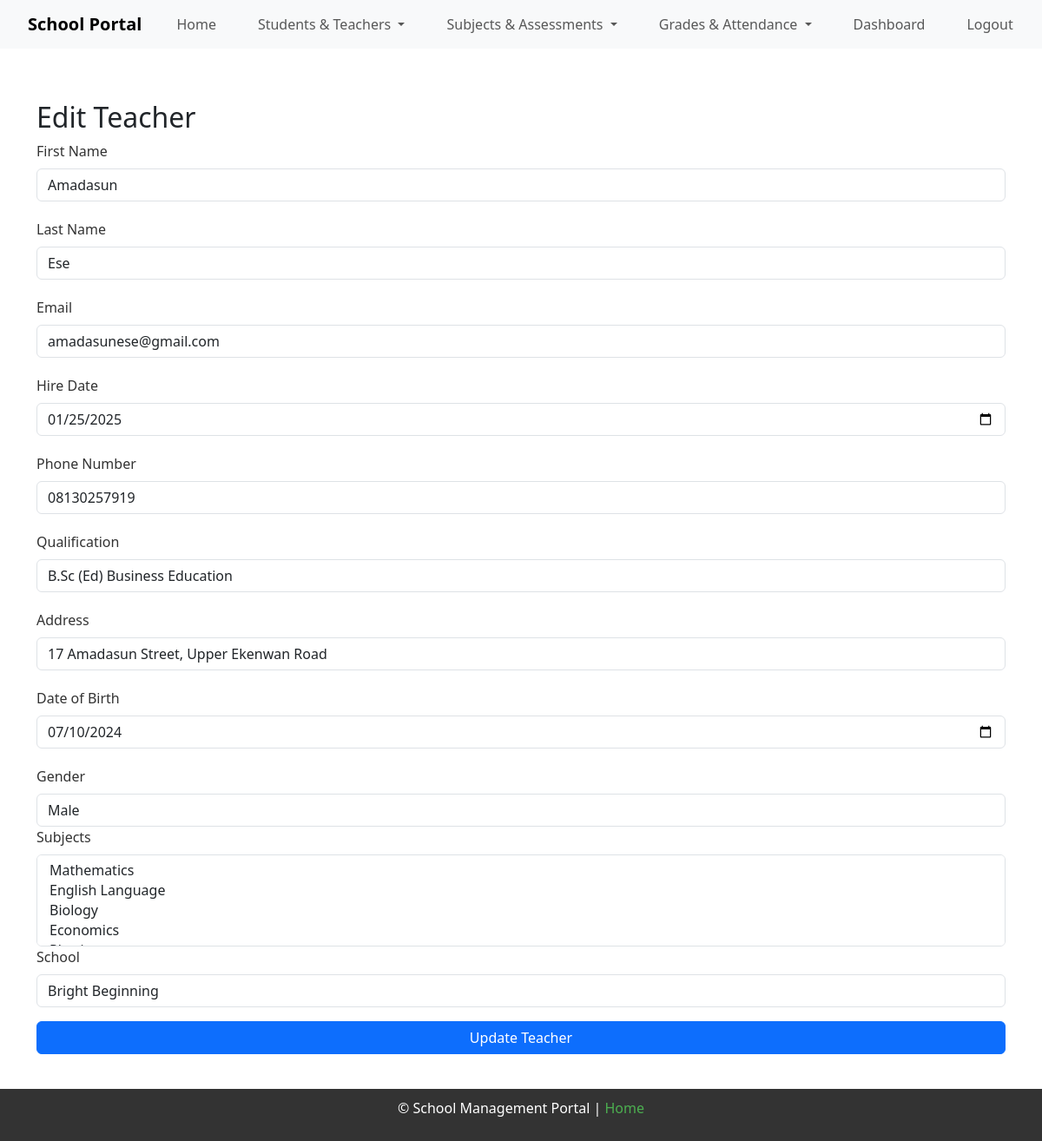
Screenshot of /edit_teacher/1 (signed in) with the database file from the repository.
### app/models.py (models this page shows, shortened)
class Teacher(db.Model):
    __tablename__ = 'teachers'
    id = db.Column(db.Integer, primary_key=True)
    first_name = db.Column(db.String(50), nullable=False)
    last_name = db.Column(db.String(50), nullable=False)
    email = db.Column(db.String(100), nullable=False)
    hire_date = db.Column(db.Date, nullable=False)
    phone_number = db.Column(db.String(15), nullable=True)
    qualification = db.Column(db.String(255), nullable=True)
    address = db.Column(db.String(255), nullable=True)
    date_of_birth = db.Column(db.Date, nullable=True)
    gender = db.Column(db.String(10), nullable=True)
    photo = db.Column(db.String(255), nullable=True)
    school_id = db.Column(
        db.Integer,
        db.ForeignKey('schools.id', name='fk_teachers_school_id'),
        nullable=False
    )
    class_id = db.Column(
        db.Integer,
        db.ForeignKey('classes.id', name='fk_teachers_class_id'),
        nullable=True
    )
    teacher_subjects = db.relationship('TeacherSubject', backref='teacher', lazy=True)
    assigned_classes = db.relationship(
        'Class',
        secondary=class_teacher_association,
        backref=db.backref('assigned_teachers', lazy='dynamic'),
        lazy=True
    )

### app/routes.py (the view, shortened to what this page needs)
@main.route('/edit_teacher/<int:teacher_id>', methods=['GET', 'POST'])
@login_required
def edit_teacher(teacher_id):
    teacher = Teacher.query.get_or_404(teacher_id)
    form = TeacherForm(obj=teacher)
    form.school_id.choices = [(school.id, school.name) for school in School.query.all()]
    form.subject.choices = [(subject.id, subject.name) for subject in Subject.query.all()]
    return render_template('edit_teacher.html', form=form, teacher=teacher)

### app/forms.py
class TeacherForm(FlaskForm):
    first_name = StringField('First Name', validators=[DataRequired(), Length(max=50)])
    last_name = StringField('Last Name', validators=[DataRequired(), Length(max=50)])
    email = StringField('Email', validators=[DataRequired(), Email(), Length(max=100)])
    hire_date = DateField('Hire Date', format='%Y-%m-%d', validators=[DataRequired()])
    phone_number = StringField('Phone Number', validators=[Length(max=15)])
    qualification = StringField('Qualification', validators=[Length(max=255)])
    address = StringField('Address', validators=[Length(max=255)])
    date_of_birth = DateField('Date of Birth', format='%Y-%m-%d')
    gender = SelectField('Gender', choices=[('Male', 'Male'), ('Female', 'Female'), ('Other', 'Other')], validators=[DataRequired()])
    photo = FileField('Photo', validators=[FileAllowed(['jpg', 'png', 'jpeg'], 'Images only!')])  # Allow only images
    subject = SelectMultipleField('Subjects', coerce=int, validators=[DataRequired()])  # Multi-select
    school_id = SelectField('School', coerce=int, validators=[DataRequired()])
    submit = SubmitField('Add Teacher')

### app/__init__.py (called while the page is built)
def create_app():
    app = Flask(__name__)
    app.config.from_object(Config)
    app.config['UPLOAD_FOLDER'] = os.path.join(os.getcwd(), 'static/uploads')
    @app.before_request
    def before_request():
        g.current_user = current_user
    db.init_app(app)
    migrate.init_app(app, db)
    bootstrap.init_app(app)
    login_manager.init_app(app)
    login_manager.login_view = 'main.login'
    app.static_folder ='static'
    app.static_url_path = '/static'
    with app.app_context():
        from . import models
        from .routes import main
        app.register_blueprint(main)
        db.create_all()
    return app

### app/models.py (called while the page is built)
@login_manager.user_loader
def load_user(user_id):
    return User.query.get(int(user_id))

### app/templates/edit_teacher.html (shortened to what this page needs)
{% extends "base.html" %}
{% block content %}
<h2>Edit Teacher</h2>
<form method="POST" enctype="multipart/form-data">
    <div>
        {{ form.first_name.label }} {{ form.first_name(class="form-control") }}
    </div>
    <div>
        {{ form.last_name.label }} {{ form.last_name(class="form-control") }}
    </div>
    <div>
        {{ form.email.label }} {{ form.email(class="form-control") }}
    </div>
    <div>
        {{ form.hire_date.label }} {{ form.hire_date(class="form-control") }}
    </div>
    <div>
        {{ form.phone_number.label }} {{ form.phone_number(class="form-control") }}
    </div>
    <div>
        {{ form.qualification.label }} {{ form.qualification(class="form-control") }}
    </div>
    <div>
        {{ form.address.label }} {{ form.address(class="form-control") }}
    </div>
    <div>
        {{ form.date_of_birth.label }} {{ form.date_of_birth(class="form-control") }}
    </div>
    <div>
        {{ form.gender.label }} {{ form.gender(class="form-control") }}
    </div>
    <div>
        {{ form.subject.label }} {{ form.subject(class="form-control", multiple=True) }}
    </div>
    <div>
        {{ form.school_id.label }} {{ form.school_id(class="form-control") }}
    </div>
    <button type="submit" class="btn btn-primary mt-3">Update Teacher</button>
</form>
{% endblock %}

### app/static/style.css (style rules this page uses)
html, body { margin: 0; padding: 0; height: 100%; font-family: Arial, sans-serif; display: flex; flex-direction: column; }
form { margin: 0; }
form label { font-size: 16px; color: #333; display: block; margin-bottom: 8px; text-align: left; }
form input { width: 100%; padding: 10px; margin-bottom: 20px; border: 1px solid #ccc; border-radius: 4px; font-size: 14px; }
form button { background-color: #333; color: white; padding: 10px 15px; border: none; border-radius: 4px; cursor: pointer; font-size: 16px; width: 100%; }
h2 { color: #333; margin-bottom: 20px; }

### rows the page displays
Teacher: first_name "Amadasun", last_name "Ese", email "amadasunese@gmail.com", hire_date "01/25/2025", phone_number "08130257919", qualification "B.Sc (Ed) Business Education", address "17 Amadasun Street, Upper Ekenwan Road", date_of_birth "07/10/2024", gender "Male", school_id "Bright Beginning"
